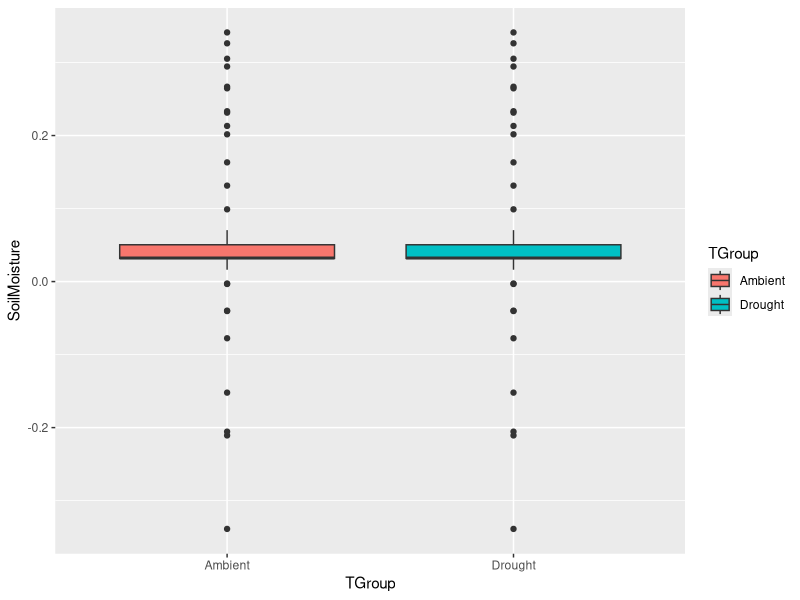

This figure's R source:
## ---- chunk 1
knitr::opts_chunk$set(echo = TRUE)
## ---- chunk 2
library(ggplot2)
nName<- c("Ambient","Drought")
nSize <- c(30,30)
nMean <- c(0.103697, 0.03247) #Determined from soil dataset.

nSD<- c(.1565, 0.000656)

ID <- 1:(sum(nSize))

SoilMoisture <- c(rnorm(n=nSize[1], mean=nMean[1],sd=nSD[1]), 
                  rnorm(n=nSize[1], mean=nMean[2], sd=nSD[2]))
TGroup <- c(rep(nName[1], 60), rep(nName[2], 60))
ANOdata <-data.frame(ID,TGroup, SoilMoisture)

## ---- chunk 3
AnoModel<- aov(SoilMoisture~TGroup, data=ANOdata)
z<-summary(AnoModel)
aggregate(SoilMoisture~TGroup,data=ANOdata,FUN=mean)
ANOsum <- list(Fval=unlist(z)[7],probF=unlist(z)[9])
print(ANOsum)


## ---- chunk 4
ANOPlot <- ggplot(data=ANOdata,
                  aes(x=TGroup,y=SoilMoisture,fill=TGroup)) +
  geom_boxplot()
print(ANOPlot)

